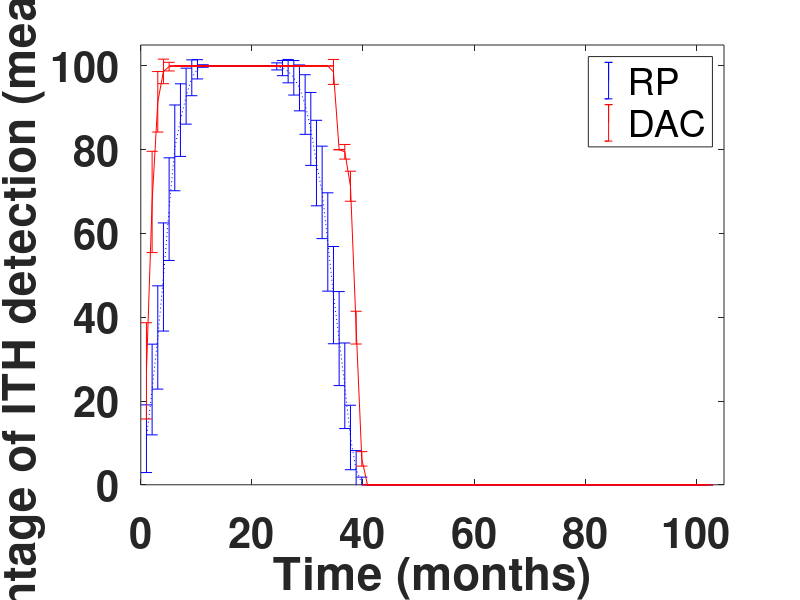
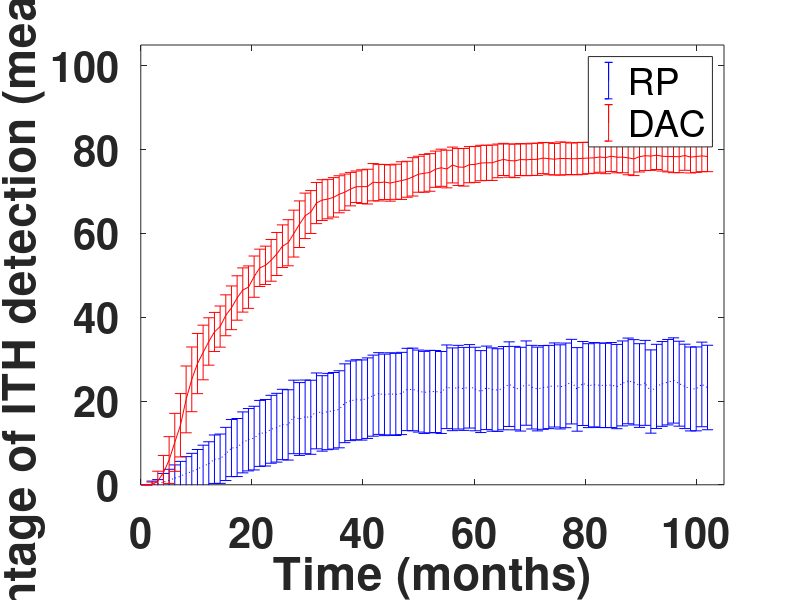
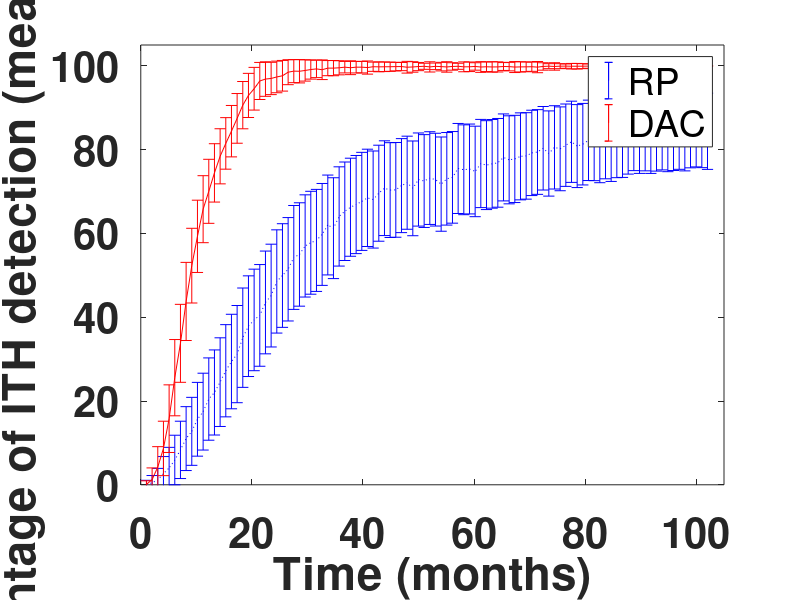
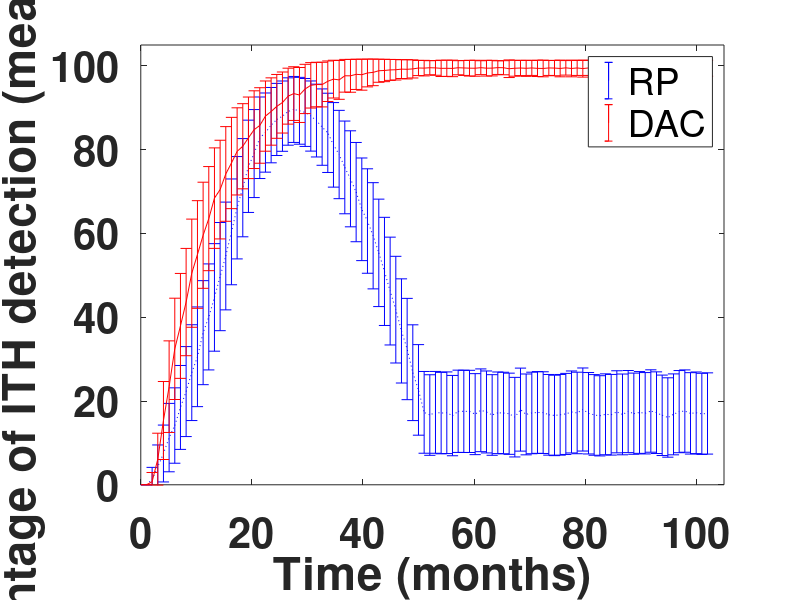

Write the MATLAB code that produced these figures, in order.
load('linear.mat')
figure;
fontsizevar=30;
for c=1
    h1=errorbar(data(:,1),data(:,4*(c-1)+2),sqrt(data(:,4*(c-1)+3)),'b');hold on; 
    h2=errorbar(data(:,1),data(:,4*(c-1)+4),sqrt(data(:,4*(c-1)+5)),'r'); hold on;
end
legend([h1 h2], 'RP', 'DAC')
set(gca,'FontSize',fontsizevar);
xlabel('Time (months)','FontWeight','bold');
ylabel('Percentage of ITH detection (mean \pm error)','FontWeight','bold');
set(h1,'LineStyle',':');
set(gca,'XTickLabel',{'0','20','40','60','80','100'},...
    'XTick',[0 0.2 0.4 0.6 0.8 1],...
    'FontSize',30,'FontWeight','bold')
xlim([0 1.05]);
ylim([0 105]);
print('linear_fig1','-depsc')

load('branch.mat')
figure;
fontsizevar=15;
for c=3
    h1=errorbar(data(:,1),data(:,4*(c-1)+2),sqrt(data(:,4*(c-1)+3)),'b');hold on; 
    h2=errorbar(data(:,1),data(:,4*(c-1)+4),sqrt(data(:,4*(c-1)+5)),'r'); hold on;
end
legend([h1 h2], 'RP', 'DAC')
set(gca,'FontSize',fontsizevar);
xlabel('Time (months)','FontWeight','bold');
ylabel('Percentage of ITH detection (mean \pm error)','FontWeight','bold');
set(h1,'LineStyle',':');
set(gca,'XTickLabel',{'0','20','40','60','80','100'},...
    'XTick',[0 0.2 0.4 0.6 0.8 1],...
    'FontSize',30,'FontWeight','bold')
xlim([0 1.05]);
ylim([0 105]);
print('branch_fig1','-depsc')


load('neutral.mat')
figure;
fontsizevar=15;
for c=3
    h1=errorbar(data(:,1),data(:,4*(c-1)+2),sqrt(data(:,4*(c-1)+3)),'b');hold on; 
    h2=errorbar(data(:,1),data(:,4*(c-1)+4),sqrt(data(:,4*(c-1)+5)),'r'); hold on;
end
legend([h1 h2], 'RP', 'DAC')
set(gca,'FontSize',fontsizevar);
xlabel('Time (months)','FontWeight','bold');
ylabel('Percentage of ITH detection (mean \pm error)','FontWeight','bold');
set(h1,'LineStyle',':');
set(gca,'XTickLabel',{'0','20','40','60','80','100'},...
    'XTick',[0 0.2 0.4 0.6 0.8 1],...
    'FontSize',30,'FontWeight','bold')
xlim([0 1.05]);
ylim([0 105]);
print('neutral_fig1','-depsc')



load('punctuated.mat')
figure;
fontsizevar=30;
for c=3
    h1=errorbar(data(:,1),data(:,4*(c-1)+2),sqrt(data(:,4*(c-1)+3)),'b');hold on; 
    h2=errorbar(data(:,1),data(:,4*(c-1)+4),sqrt(data(:,4*(c-1)+5)),'r'); hold on;
end
legend([h1 h2], 'RP', 'DAC')
set(gca,'FontSize',fontsizevar);
xlabel('Time (months)','FontWeight','bold');
ylabel('Percentage of ITH detection (mean \pm error)','FontWeight','bold');
set(h1,'LineStyle',':');
set(gca,'XTickLabel',{'0','20','40','60','80','100'},...
    'XTick',[0 0.2 0.4 0.6 0.8 1],...
    'FontSize',30,'FontWeight','bold')
xlim([0 1.05]);
ylim([0 105]);
print('punctuated_fig1','-depsc')


close all;
